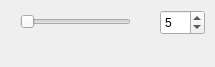
<?xml version="1.0" encoding="UTF-8"?>
<ui version="4.0">
 <class>ZoomDockWidget</class>
 <widget class="QDockWidget" name="ZoomDockWidget">
  <property name="geometry">
   <rect>
    <x>0</x>
    <y>0</y>
    <width>215</width>
    <height>67</height>
   </rect>
  </property>
  <property name="windowTitle">
   <string>Zoom &amp;&amp; Level of hierarchy</string>
  </property>
  <widget class="QWidget" name="dockWidgetContents">
   <widget class="QSpinBox" name="spinBox">
    <property name="geometry">
     <rect>
      <x>160</x>
      <y>10</y>
      <width>45</width>
      <height>25</height>
     </rect>
    </property>
    <property name="value">
     <number>5</number>
    </property>
   </widget>
   <widget class="QSlider" name="zoomSlider">
    <property name="geometry">
     <rect>
      <x>20</x>
      <y>10</y>
      <width>111</width>
      <height>23</height>
     </rect>
    </property>
    <property name="sizePolicy">
     <sizepolicy hsizetype="Expanding" vsizetype="Minimum">
      <horstretch>0</horstretch>
      <verstretch>0</verstretch>
     </sizepolicy>
    </property>
    <property name="minimumSize">
     <size>
      <width>0</width>
      <height>23</height>
     </size>
    </property>
    <property name="minimum">
     <number>1</number>
    </property>
    <property name="maximum">
     <number>1000</number>
    </property>
    <property name="orientation">
     <enum>Qt::Horizontal</enum>
    </property>
   </widget>
  </widget>
 </widget>
 <resources/>
 <connections/>
</ui>
